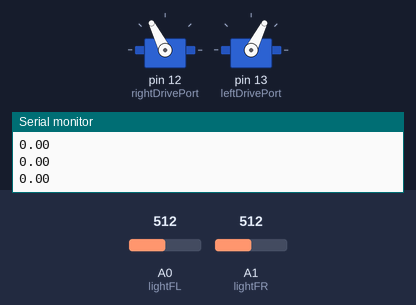
The sketch below on a simulated Arduino Uno, built with avr-gcc and run on an emulated ATmega328P. On the bench: 2 × servo, the last lines printed to the serial monitor. Inputs (shaded band) come from the test bench; at power-on: A0 (lightFL) = 512, A1 (lightFR) = 512.

Above: at 1.2 s.
1.3 s: A0 (lightFL) set to 716
At 2.3 s:
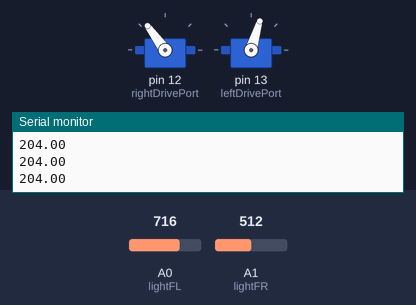
2.8 s: A1 (lightFR) set to 306
At 3.6 s:
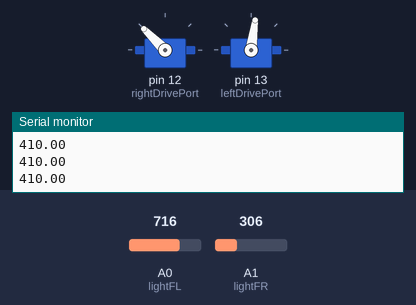
4.3 s: A0 (lightFL) set to 900
At 4.7 s:
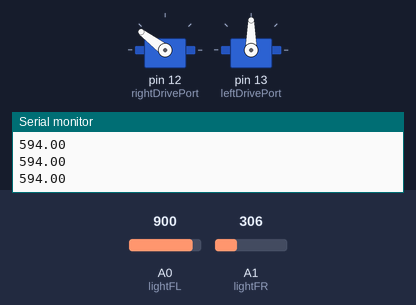
5.8 s: A1 (lightFR) set to 0
At 6.9 s:
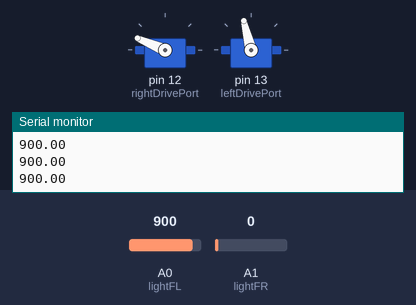
7.3 s: A0 (lightFL) set to 1023
At 8.3 s:
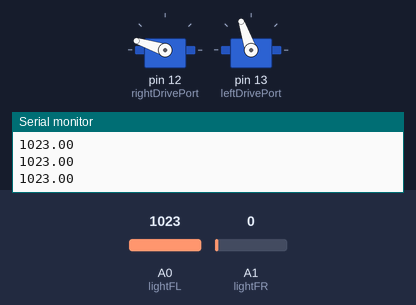
8.8 s: A0 (lightFL) set to 0
At 9.2 s:
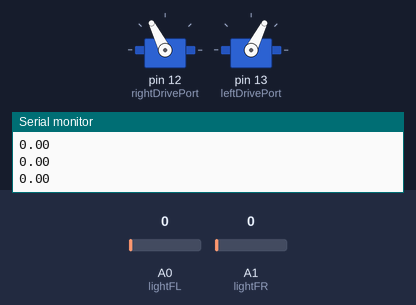
Timing chart, 0 to 11.3 s (numbered marks = the images above; inputs shaded):
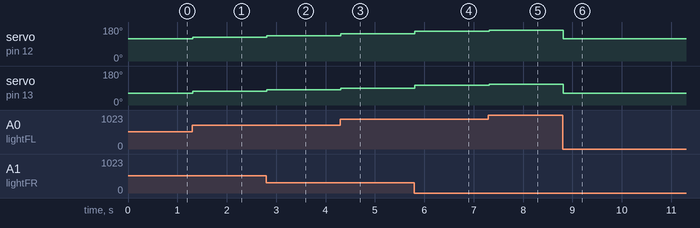

Measured:
- after the input at 1.3 s, servo on pin 12 (rightDrivePort): 117° → 126° at once; servo on pin 13 (leftDrivePort): 63° → 73° at once
- after the input at 2.8 s, servo on pin 12 (rightDrivePort): 126° → 135° at once; servo on pin 13 (leftDrivePort): 73° → 82° at once
- after the input at 4.3 s, servo on pin 12 (rightDrivePort): 135° → 143° at once; servo on pin 13 (leftDrivePort): 82° → 90° at once
- after the input at 5.8 s, servo on pin 12 (rightDrivePort): 143° → 157° at once; servo on pin 13 (leftDrivePort): 90° → 104° at once
- after the input at 7.3 s, servo on pin 12 (rightDrivePort): 157° → 162° at once; servo on pin 13 (leftDrivePort): 104° → 109° at once
- after the input at 8.8 s, servo on pin 12 (rightDrivePort): 162° → 117° at once; servo on pin 13 (leftDrivePort): 109° → 63° at once

The sketch:

FinalProject.ino
```cpp
//This section contains all of the configurations for everything on the robot
  //This include the motor ports, sensor ports, and any other values which are set once at the beginning and not touched again
const int rightDrivePort = 12;
const int leftDrivePort = 13;
const int lightFL = 0; //Front Left Light Sensor
const int lightFR = 1; //Front Right Light Sensor
const int lightRL = 2; //Rear Left Light Sensor
const int lightRR = 3; //Rear Right Light Sensor


void setup() {
  Serial.begin(9600);
  setupMotors();//Attach the motors to the correct ports

}

void loop() {
  followLine(30, .05); //(Start Power = 10, pScale = 10)

}
```

LineFollowing.ino
```cpp
void configureSensors(){

}


//this is the core of the line following algorithm
  //startPower is the value of the motor power which should be used as a basepoint for setting all other values
  //pScale is the proportional value by which the value of the difference between the right and left sensor is scaled.
void followLine(int startPower, float pScale){
  float lightDiff = analogRead(lightFL) - analogRead(lightFR);
  Serial.println(lightDiff);
  lightDiff = lightDiff * pScale;
  runMotors(startPower - lightDiff, startPower + lightDiff);
}

boolean checkForInterSection(int threshold){
  int rr = analogRead(lightRR);//Read the value of the right read sensor
  int rl = analogRead(lightRL); //Read the value of the left rear sensor
  if (rr < threshold && rl < threshold){// check to see that the values of each sensor are below the threshold
   return true;
  }
  else{
    return false;
  }
}
```

LocalDisplay.ino
```cpp

```

MotorControl.ino
```cpp
#include <Servo.h>

Servo rightDrive;
Servo leftDrive;


void setupMotors(){
  rightDrive.attach(rightDrivePort);
  leftDrive.attach(leftDrivePort);
}

void runMotors(int leftPower, int rightPower){

  rightDrive.write(map(rightPower,-100,100,0,180)); //map the input from a scale of -100 to 100 for ease of use, and then write it to the motor.
  leftDrive.write(map(leftPower,-100,100, 180,0)); //map the input from a scale of -100 to 100 for ease of use, and then write it to the motor.
}
```
